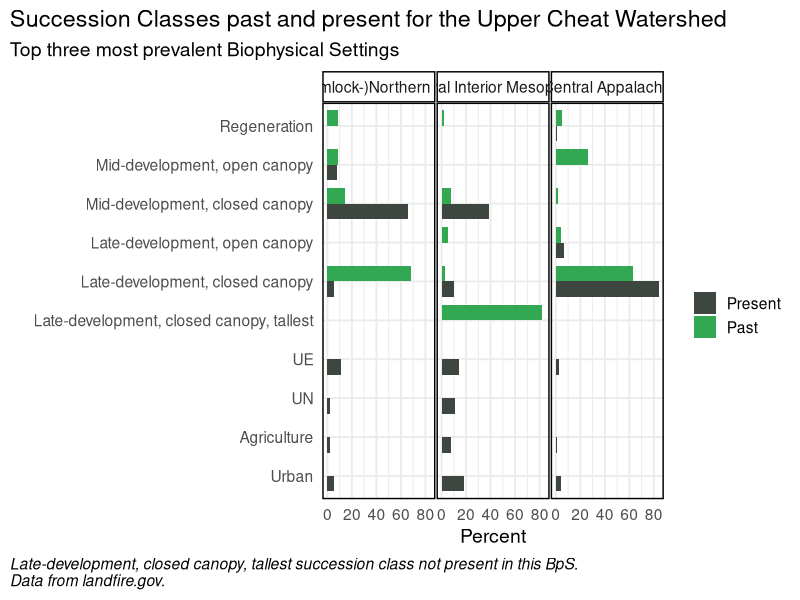
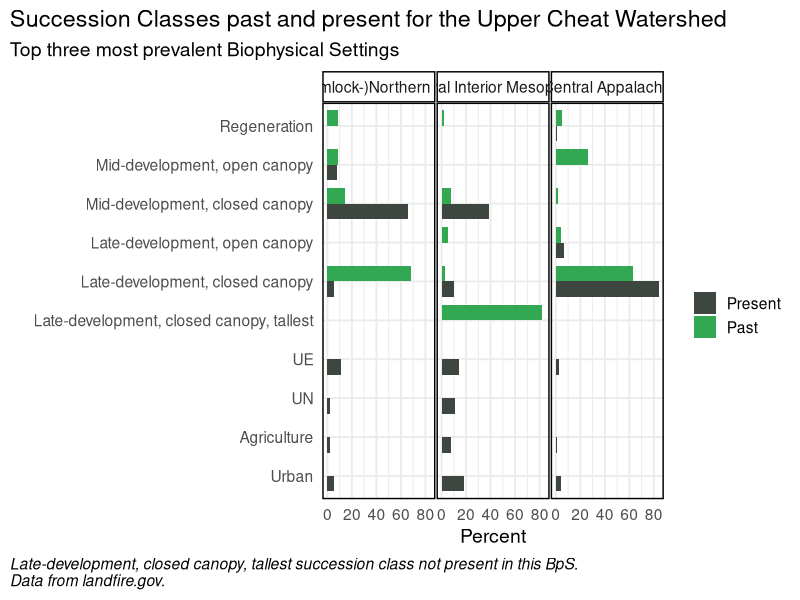

The R source for these figures, in order:
## grouped bar

## load libraries
library(tidyverse)


## read data
bps_scls3 <- read_csv("data/bps_scls3.csv")
View(bps_scls3)

## pivot data longer
bps_scls3 <- bps_scls3 %>%
  pivot_longer(
    cols = c(`Reference`, `Current`), 
    names_to = "refCur", 
    values_to = "Percent"
    )
## order sclasses, then reverse 'cause I messed up (but maybe this will help someone later)
bps_scls3$Sclass <- factor(bps_scls3$Sclass, levels = c(
  "Regeneration", 
  "Mid-development, open canopy", 
  "Mid-development, closed canopy", 
  "Late-development, open canopy", 
  "Late-development, closed canopy", 
  "Late-development, closed canopy, tallest",
  "UE", 
  "UN", 
  "Agriculture", 
  "Urban"))
# reverse
factor(bps_scls3$Sclass, levels = rev(levels(bps_scls3$Sclass)))

# make chart.  NOTE lines 56 and 57 where I select the BpS to make the chart for.  Make sure to adjust title, etc.
sclasplot <-
  ggplot(bps_scls3, aes(fill=factor(refCur), y=Percent, x=Sclass)) + 
  geom_col(width = 0.8, position = position_dodge()) +
  coord_flip() +
  #facet_grid(. ~BpS) +
  scale_x_discrete(limits = rev(levels(bps_scls3$Sclass))) +
  labs(
    title = "Succession Classes past and present for the Upper Cheat Watershed",
    subtitle = "Top three most prevalent Biophysical Settings",
    caption = "Late-development, closed canopy, tallest succession class not present in this BpS. \nData from landfire.gov.",
    x = "",
    y = "Percent")+
  theme_minimal(base_size = 14)+
  theme(plot.caption = element_text(hjust = 0, face= "italic"), #Default is hjust=1
        plot.title.position = "plot", #NEW parameter. Apply for subtitle too.
        plot.caption.position =  "plot") +
  scale_fill_manual(values = c("#3d4740", "#32a852" ), # present (grey), historical (green)
                    name = " ", 
                    labels = c("Present",
                               "Past")) +
  facet_grid(~BpS) +
  theme(panel.spacing = unit(.05, "lines"),
        panel.border = element_rect(color = "black", fill = NA, size = 1), 
        strip.background = element_rect(color = "black", size = 1))

sclasplot  

### if you want to select one BpS at a time and make a chart:
##  make sure to name the chart in the title or subtitle

# sclasplotHardwoods <- sclasplot %+% subset(bps_scls3, BpS %in% c("Appalachian (Hemlock-)Northern Hardwood Forest"))
# 
# sclasplotHardwoods #may not be able to view here?

ggsave(filename="charts/sclasplot.png",width=10,height=8,units='in',dpi=300)



